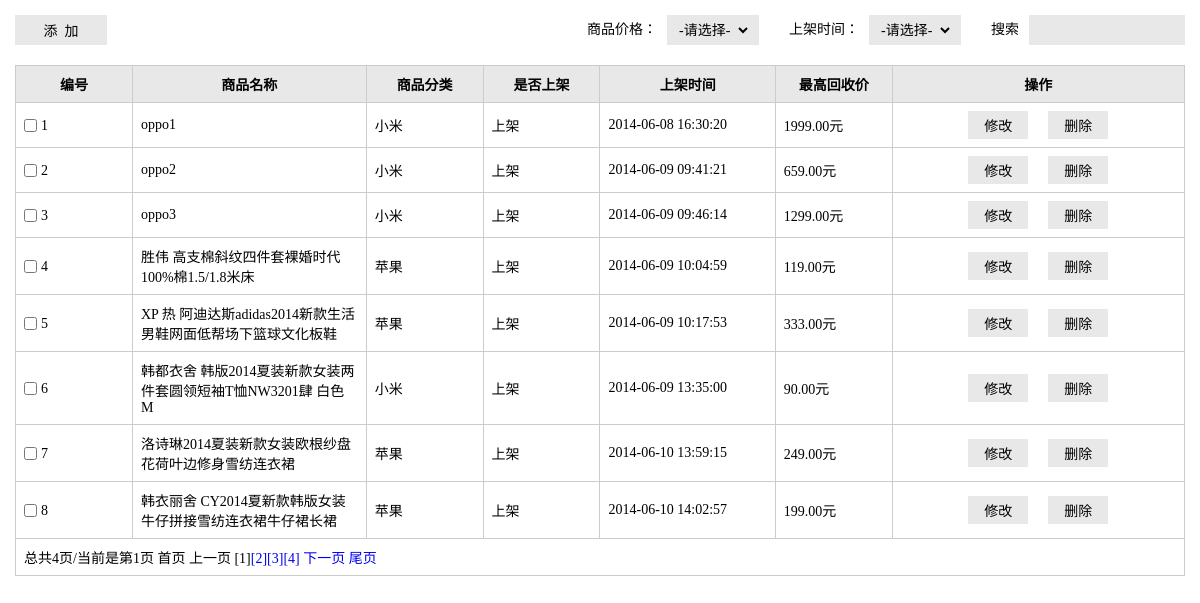
The app's page /admin/listPro.php (signed in) with its own data.
### tables this page shows
CREATE TABLE `imooc_pro` (
  `id` int(10) unsigned NOT NULL AUTO_INCREMENT,
  `pName` varchar(255) NOT NULL,
  `pSn` varchar(50) DEFAULT NULL,
  `pNum` int(10) unsigned DEFAULT '1',
  `mPrice` decimal(10,2) DEFAULT NULL,
  `iPrice` decimal(10,2) NOT NULL,
  `pDesc` text,
  `pubTime` int(10) unsigned NOT NULL,
  `isShow` tinyint(1) DEFAULT '1',
  `isHot` tinyint(1) DEFAULT '0',
  `cId` smallint(5) unsigned NOT NULL,
  `rank` int(11) DEFAULT NULL COMMENT '排名',
  PRIMARY KEY (`id`),
  UNIQUE KEY `pName` (`pName`),
  UNIQUE KEY `pName_2` (`pName`)
);

CREATE TABLE `imooc_cate` (
  `id` smallint(5) unsigned NOT NULL AUTO_INCREMENT,
  `cName` varchar(50) DEFAULT NULL,
  PRIMARY KEY (`id`),
  UNIQUE KEY `cName` (`cName`)
);

### lib/mysql.func.php (called while the page is built, shortened)
<?php
function fetchAll($sql,$result_type=MYSQL_ASSOC){
	$result=mysql_query($sql);
	while(@$row=mysql_fetch_array($result,$result_type)){
		$rows[]=$row;
	}
	return $rows;
}
function getResultNum($sql){
	$result=mysql_query($sql);
	return mysql_num_rows($result);
}

### admin/listPro.php (the view, shortened to what this page needs)
<?php
$order=$_REQUEST['order']?$_REQUEST['order']:null;
$orderBy=$order?"order by p.".$order:null;
$keywords=$_REQUEST['keywords']?$_REQUEST['keywords']:null;
$where=$keywords?"where p.pName like '%{$keywords}%'":null;
$sql="select p.id,p.pName,p.pSn,p.pNum,p.mPrice,p.iPrice,p.pDesc,p.pubTime,p.isShow,p.isHot,c.cName from imooc_pro as p join imooc_cate c on p.cId=c.id {$where}  ";
$totalRows=getResultNum($sql);
$pageSize=8;
$totalPage=ceil($totalRows/$pageSize);
$page=$_REQUEST['page']?(int)$_REQUEST['page']:1;
$offset=($page-1)*$pageSize;
$sql="select p.id,p.pName,p.pSn,p.pNum,p.mPrice,p.iPrice,p.pDesc,p.pubTime,p.isShow,p.isHot,c.cName from imooc_pro as p join imooc_cate c on p.cId=c.id {$where} {$orderBy} limit {$offset},{$pageSize}";
$rows=fetchAll($sql);
?>
<!doctype html>
<html>
<head>
<link rel="stylesheet" href="styles/backstage.css">
<link rel="stylesheet" href="scripts/jquery-ui/css/ui-lightness/jquery-ui-1.10.4.custom.css" />
</head>
<body>
<div class="details">
                    <div class="details_operation clearfix">
                        <div class="bui_select">
                            <input type="button" value="添&nbsp;&nbsp;加" class="add" onclick="addPro()">
                        </div>
                        <div class="fr">
                            <div class="text">
                                <span>商品价格：</span>
                                <div class="bui_select">
                                    <select id="" class="select" onchange="change(this.value)">
                                    	<option>-请选择-</option>
                                    </select>
                                </div>
                            </div>
                            <div class="text">
                                <span>上架时间：</span>
                                <div class="bui_select">
                                 <select id="" class="select" onchange="change(this.value)">
                                 	<option>-请选择-</option>
                                    </select>
                                </div>
                            </div>
                            <div class="text">
                                <span>搜索</span>
                                <input type="text" value="" class="search"  id="search" onkeypress="search()" >
                            </div>
                        </div>
                    </div>
                    <table class="table" cellspacing="0" cellpadding="0">
                        <thead>
                            <tr>
                                <th width="10%">编号</th>
                                <th width="20%">商品名称</th>
                                <th width="10%">商品分类</th>
                                <th width="10%">是否上架</th>
                                <th width="15%">上架时间</th>
                                <th width="10%">最高回收价</th>
                                <th>操作</th>
                            </tr>
                        </thead>
                        <tbody>
                        <?php foreach($rows as $row):?>
                            <tr>
                                <td><input type="checkbox" id="c<?php echo $row['id'];?>" class="check" value=<?php echo $row['id'];?>><label for="c1" class="label"><?php echo $row['id'];?></label></td>
                                <td><?php echo $row['pName']; ?></td>
                                <td><?php echo $row['cName'];?></td>
                                <td>
                                	<?php echo $row['isShow']==1?"上架":"下架";?>
                                </td>
                                 <td><?php echo date("Y-m-d H:i:s",$row['pubTime']);?></td>
                                  <td><?php echo $row['iPrice'];?>元</td>
                                <td align="center">
                                	<input type="button" value="修改" class="btn" onclick="editPro(<?php echo $row['id'];?>)"><input type="button" value="删除" class="btn"onclick="delPro(<?php echo $row['id'];?>)">
                                </td>
                            </tr>
                           <?php  endforeach;?>
                           <?php if($totalRows>$pageSize):?>
                            <tr>
                            	<td colspan="7"><?php echo showPage($page, $totalPage,"keywords={$keywords}&order={$order}");?></td>
                            </tr>
                            <?php endif;?>
                        </tbody>
                    </table>
                </div>
</body>
</html>

### admin/styles/backstage.css (style rules this page uses)
* { margin: 0;padding: 0; }
input,select,textarea { outline: none;border: none; background: none; }
.clearfix:after, .clearfix:before { content: ""; display: table; }
.clearfix:after { clear: both; }
.clearfix { zoom:1; }
.fr { float: right; }
.details_operation { margin-bottom: 20px; }
.details { padding: 15px; font-family: "微软雅黑"; }
.bui_select { background-color: #E8E8E8; height: 30px; float: left; }
.add { width: 92px; height: 30px; font-family: "微软雅黑"; font-size: 14px; }
.select { font-family: "微软雅黑"; font-size: 14px; height: 22px; margin: 4px 8px; }
.text { float: left; margin-left: 30px; display: inline; }
.text span { line-height: 30px; font-size: 14px; float:left; margin-right: 10px; }
.search { width: 140px; height: 30px; line-height: 30px\9; background-color: #E8E8E8; padding: 0 8px; }
.table { border-collapse: collapse; width: 100%; font-size: 14px; }
.table th { background-color: #E8E8E8; }
.table th, .table td { border: solid 1px #ccc; padding: 8px; }
.label,.check { vertical-align: middle; }
.check { margin-right: 4px; }
.btn { padding: 4px 16px; background-color: #E8E8E8; margin: 0 10px;font-family: "微软雅黑"; font-size: 14px; }

### records on screen
imooc_pro: id "1", pName "oppo1", imooc_cate.cName "小米", isShow "上架", pubTime "2014-06-08 16:30:20", iPrice "1999.00"
imooc_pro: id "2", pName "oppo2", imooc_cate.cName "小米", isShow "上架", pubTime "2014-06-09 09:41:21", iPrice "659.00"
imooc_pro: id "3", pName "oppo3", imooc_cate.cName "小米", isShow "上架", pubTime "2014-06-09 09:46:14", iPrice "1299.00"
imooc_pro: id "4", pName "胜伟 高支棉斜纹四件套裸婚时代100%棉1.5/1.8米床", imooc_cate.cName "苹果", isShow "上架", pubTime "2014-06-09 10:04:59", iPrice "119.00"
imooc_pro: id "5", pName "XP 热 阿迪达斯adidas2014新款生活男鞋网面低帮场下篮球文化板鞋", imooc_cate.cName "苹果", isShow "上架", pubTime "2014-06-09 10:17:53", iPrice "333.00"
imooc_pro: id "6", pName "韩都衣舍 韩版2014夏装新款女装两件套圆领短袖T恤NW3201肆 白色 M", imooc_cate.cName "小米", isShow "上架", pubTime "2014-06-09 13:35:00", iPrice "90.00"
imooc_pro: id "7", pName "洛诗琳2014夏装新款女装欧根纱盘花荷叶边修身雪纺连衣裙", imooc_cate.cName "苹果", isShow "上架", pubTime "2014-06-10 13:59:15", iPrice "249.00"
imooc_pro: id "8", pName "韩衣丽舍 CY2014夏新款韩版女装牛仔拼接雪纺连衣裙牛仔裙长裙", imooc_cate.cName "苹果", isShow "上架", pubTime "2014-06-10 14:02:57", iPrice "199.00"

### other values on screen
showPage($page, $totalPage,"keywords={$keywords}&order={$order}") "总共4页/当前是第1页"
